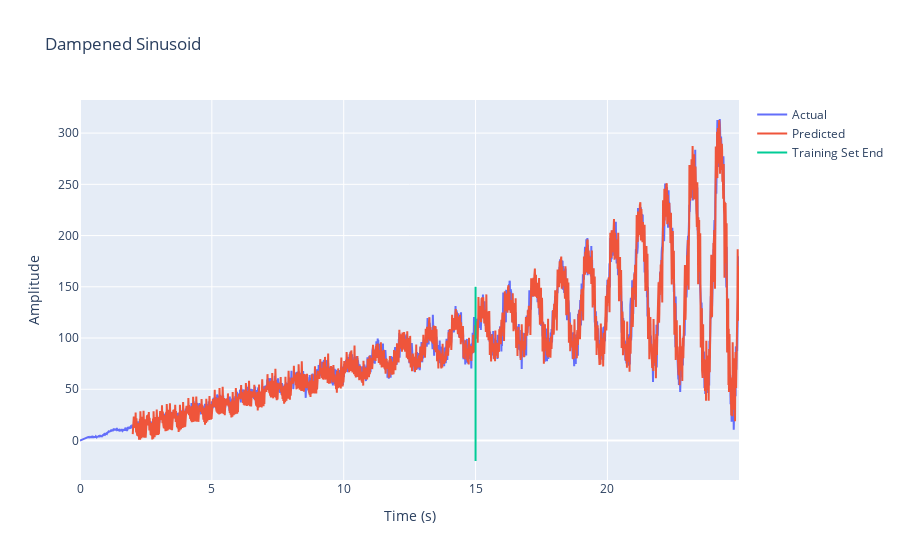

The code cell stored with this chart in its notebook:
### Code cell
#Test the model on the entire data set and plot the results.

y_pred = []
for i in range(0, 2300, 50):
    inputs=y_norm[i:i+200]
    inputs = torch.tensor(inputs)
    mu_vector = torch.tensor(mu_list[i:i+200])
    sigma2_vector = torch.tensor(sigma2_list[i:i+200])
    outputs = gas_net(inputs.float(), mu_vector.float(), sigma2_vector.float(), 0)
    y_pred.append(outputs.detach().numpy())

y_pred = np.array(y_pred)
y_pred = y_pred.reshape(2300)

#plot with plotly with a line where the training set ends

import plotly.graph_objects as go
fig = go.Figure()
fig.add_trace(go.Scatter(x=t[0:2500], y=y, mode='lines', name='Actual'))
fig.add_trace(go.Scatter(x=t[200:2500], y=y_pred, mode='lines', name='Predicted'))
fig.add_trace(go.Scatter(x=[t[1500], t[1500]], y=[-20, 150], mode='lines', name='Training Set End'))
fig.update_layout(title='Dampened Sinusoid', xaxis_title='Time (s)', yaxis_title='Amplitude')
fig.show()

#Compute the total error on the test set.

error = 0
for i in range(1500, 2500):
    error = error + (y[i] - y_pred[i-200])**2
error = error/1000
print(error)

### Figure 1 — Plotly figure (JSON) as saved in the notebook; plotly's stock layout.template omitted (floating-point values rounded to 4 significant figures; data arrays with more than 128 entries replaced by an {"elided": "..."} marker saying what was removed)
{"data": [{"mode": "lines", "name": "Actual", "type": "scatter", "x": {"elided": "2500 float values"}, "y": {"elided": "2500 float values"}}, {"mode": "lines", "name": "Predicted", "type": "scatter", "x": {"elided": "2300 float values"}, "y": {"elided": "2300 float values"}}, {"mode": "lines", "name": "Training Set End", "type": "scatter", "x": [15, 15], "y": [-20, 150]}], "layout": {"title": {"text": "Dampened Sinusoid"}, "xaxis": {"title": {"text": "Time (s)"}}, "yaxis": {"title": {"text": "Amplitude"}}}}
